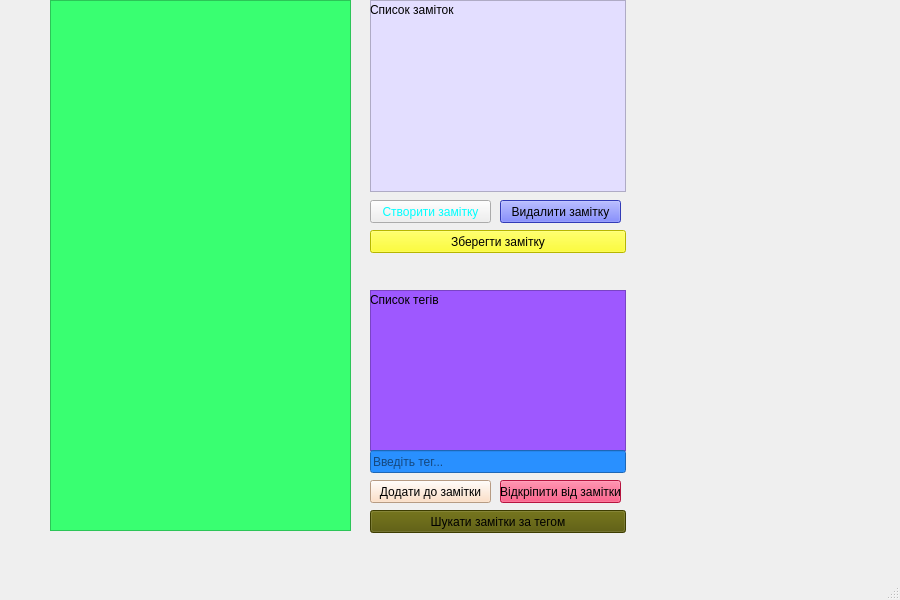
<?xml version="1.0" encoding="UTF-8"?>
<ui version="4.0">
 <class>MainWindow</class>
 <widget class="QMainWindow" name="MainWindow">
  <property name="geometry">
   <rect>
    <x>0</x>
    <y>0</y>
    <width>900</width>
    <height>600</height>
   </rect>
  </property>
  <property name="windowTitle">
   <string>MainWindow</string>
  </property>
  <widget class="QWidget" name="centralwidget">
   <widget class="QTextEdit" name="field_text">
    <property name="geometry">
     <rect>
      <x>50</x>
      <y>0</y>
      <width>301</width>
      <height>531</height>
     </rect>
    </property>
    <property name="styleSheet">
     <string notr="true">background-color: rgb(57, 255, 113);</string>
    </property>
   </widget>
   <widget class="QListWidget" name="listWidget">
    <property name="geometry">
     <rect>
      <x>370</x>
      <y>0</y>
      <width>256</width>
      <height>192</height>
     </rect>
    </property>
    <property name="styleSheet">
     <string notr="true">background-color: rgb(227, 222, 255);</string>
    </property>
   </widget>
   <widget class="QListWidget" name="listWidget_2">
    <property name="geometry">
     <rect>
      <x>370</x>
      <y>290</y>
      <width>256</width>
      <height>161</height>
     </rect>
    </property>
    <property name="styleSheet">
     <string notr="true">background-color: rgb(158, 88, 255);</string>
    </property>
   </widget>
   <widget class="QPushButton" name="button_note_create">
    <property name="geometry">
     <rect>
      <x>370</x>
      <y>200</y>
      <width>121</width>
      <height>23</height>
     </rect>
    </property>
    <property name="styleSheet">
     <string notr="true">color: rgb(0, 255, 255);</string>
    </property>
    <property name="text">
     <string>Створити замітку</string>
    </property>
   </widget>
   <widget class="QPushButton" name="button_note_del">
    <property name="geometry">
     <rect>
      <x>500</x>
      <y>200</y>
      <width>121</width>
      <height>23</height>
     </rect>
    </property>
    <property name="styleSheet">
     <string notr="true">background-color: rgb(70, 82, 255);</string>
    </property>
    <property name="text">
     <string>Видалити замітку</string>
    </property>
   </widget>
   <widget class="QPushButton" name="button_note_save">
    <property name="geometry">
     <rect>
      <x>370</x>
      <y>230</y>
      <width>256</width>
      <height>23</height>
     </rect>
    </property>
    <property name="styleSheet">
     <string notr="true">background-color: rgb(255, 255, 0);</string>
    </property>
    <property name="text">
     <string>Зберегти замітку</string>
    </property>
   </widget>
   <widget class="QPushButton" name="button_tag_add">
    <property name="geometry">
     <rect>
      <x>370</x>
      <y>480</y>
      <width>121</width>
      <height>23</height>
     </rect>
    </property>
    <property name="styleSheet">
     <string notr="true">background-color: rgb(255, 217, 184);</string>
    </property>
    <property name="text">
     <string>Додати до замітки</string>
    </property>
   </widget>
   <widget class="QPushButton" name="button_tag_del">
    <property name="geometry">
     <rect>
      <x>500</x>
      <y>480</y>
      <width>121</width>
      <height>23</height>
     </rect>
    </property>
    <property name="styleSheet">
     <string notr="true">background-color: rgb(255, 28, 88);</string>
    </property>
    <property name="text">
     <string>Відкріпити від замітки</string>
    </property>
   </widget>
   <widget class="QPushButton" name="button_tag_search">
    <property name="geometry">
     <rect>
      <x>370</x>
      <y>510</y>
      <width>256</width>
      <height>23</height>
     </rect>
    </property>
    <property name="styleSheet">
     <string notr="true">background-color: rgb(85, 85, 0);</string>
    </property>
    <property name="text">
     <string>Шукати замітки за тегом</string>
    </property>
   </widget>
   <widget class="QLabel" name="list_notes_label">
    <property name="geometry">
     <rect>
      <x>370</x>
      <y>0</y>
      <width>256</width>
      <height>20</height>
     </rect>
    </property>
    <property name="text">
     <string>Список заміток</string>
    </property>
   </widget>
   <widget class="QLabel" name="label_2">
    <property name="geometry">
     <rect>
      <x>370</x>
      <y>290</y>
      <width>256</width>
      <height>20</height>
     </rect>
    </property>
    <property name="text">
     <string>Список тегів</string>
    </property>
   </widget>
   <widget class="QLineEdit" name="field_tag">
    <property name="geometry">
     <rect>
      <x>370</x>
      <y>450</y>
      <width>256</width>
      <height>23</height>
     </rect>
    </property>
    <property name="styleSheet">
     <string notr="true">background-color: rgb(41, 144, 255);</string>
    </property>
    <property name="text">
     <string/>
    </property>
    <property name="placeholderText">
     <string>Введіть тег...</string>
    </property>
   </widget>
  </widget>
  <widget class="QMenuBar" name="menubar">
   <property name="geometry">
    <rect>
     <x>0</x>
     <y>0</y>
     <width>900</width>
     <height>18</height>
    </rect>
   </property>
  </widget>
  <widget class="QStatusBar" name="statusbar"/>
 </widget>
 <resources/>
 <connections/>
</ui>
